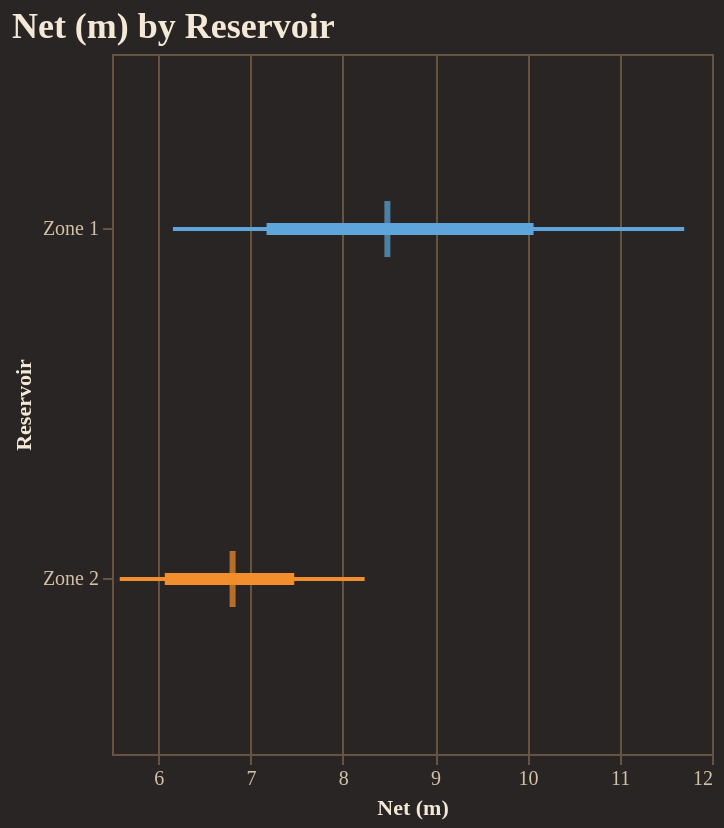

Notebook source saved alongside this figure:
### Code cell
fig = reporter.plotter.forest_plot(
    "Net (m)", 
    backend=PLOTTING_BACKEND
)
fig.show()

### Figure 1 — Vega-Lite specification as saved in the notebook (floating-point values rounded to 4 significant figures)
{"config": {"background": "#292524", "view": {"fill": "#292524", "stroke": "#665340"}, "title": {"color": "#f4e9d7", "font": "Merriweather", "fontSize": 18, "fontWeight": 600, "subtitleColor": "#d5c2a6", "anchor": "start"}, "axis": {"domainColor": "#665340", "gridColor": "#665340", "tickColor": "#665340", "labelColor": "#d5c2a6", "titleColor": "#f4e9d7", "labelFont": "Merriweather", "titleFont": "Merriweather"}, "legend": {"titleColor": "#f4e9d7", "labelColor": "#d5c2a6", "labelFont": "Merriweather", "titleFont": "Merriweather", "orient": "top-right", "symbolType": "circle"}, "header": {"labelColor": "#d5c2a6", "titleColor": "#f4e9d7", "labelFont": "Merriweather", "titleFont": "Merriweather"}, "mark": {"color": "#c78d3b"}, "line": {"color": "#c78d3b"}, "bar": {"color": "#c78d3b"}, "point": {"color": "#ddb06d"}, "area": {"color": "#c78d3b", "opacity": 0.35}, "text": {"color": "#f4e9d7", "font": "Merriweather"}, "range": {"category": ["#5DA5DA", "#F28E2B", "#59C36A", "#E15759", "#B07AA1", "#4ECDC4", "#FF9DA7", "#EDC948"]}}, "layer": [{"mark": {"type": "rule", "strokeWidth": 2}, "encoding": {"color": {"field": "group", "legend": null, "type": "nominal"}, "x": {"field": "p10", "scale": {"zero": false}, "title": "Net (m)", "type": "quantitative"}, "x2": {"field": "p90"}, "y": {"field": "group", "sort": ["Zone 1", "Zone 2"], "title": "Reservoir", "type": "nominal"}}}, {"mark": {"type": "rule", "strokeWidth": 6}, "encoding": {"color": {"field": "group", "legend": null, "type": "nominal"}, "x": {"field": "p25", "scale": {"zero": false}, "title": "Net (m)", "type": "quantitative"}, "x2": {"field": "p75"}, "y": {"field": "group", "sort": ["Zone 1", "Zone 2"], "title": "Reservoir", "type": "nominal"}}}, {"mark": {"type": "tick", "color": "black", "size": 28, "thickness": 3}, "encoding": {"color": {"field": "group", "legend": null, "type": "nominal"}, "tooltip": [{"field": "group", "title": "Group", "type": "nominal"}, {"field": "p10", "title": "P10", "type": "quantitative"}, {"field": "p25", "title": "P25", "type": "quantitative"}, {"field": "median", "title": "Median", "type": "quantitative"}, {"field": "p75", "title": "P75", "type": "quantitative"}, {"field": "p90", "title": "P90", "type": "quantitative"}], "x": {"field": "median", "scale": {"zero": false}, "title": "Net (m)", "type": "quantitative"}, "y": {"field": "group", "sort": ["Zone 1", "Zone 2"], "title": "Reservoir", "type": "nominal"}}}], "data": {"name": "data-147d4a752fd665a69d7a49536ffe3e71"}, "height": 350, "title": "Net (m) by Reservoir", "width": "container", "$schema": "https://vega.github.io/schema/vega-lite/v5.20.1.json", "datasets": {"data-147d4a752fd665a69d7a49536ffe3e71": [{"group": "Zone 1", "p10": 6.16, "p25": 7.174, "median": 8.483, "p75": 10.07, "p90": 11.7}, {"group": "Zone 2", "p10": 5.584, "p25": 6.072, "median": 6.807, "p75": 7.474, "p90": 8.237}]}}
